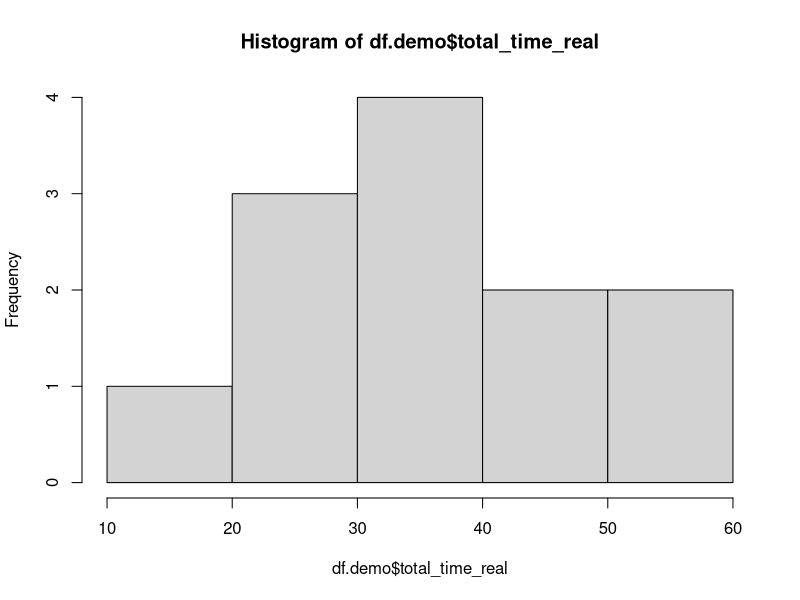
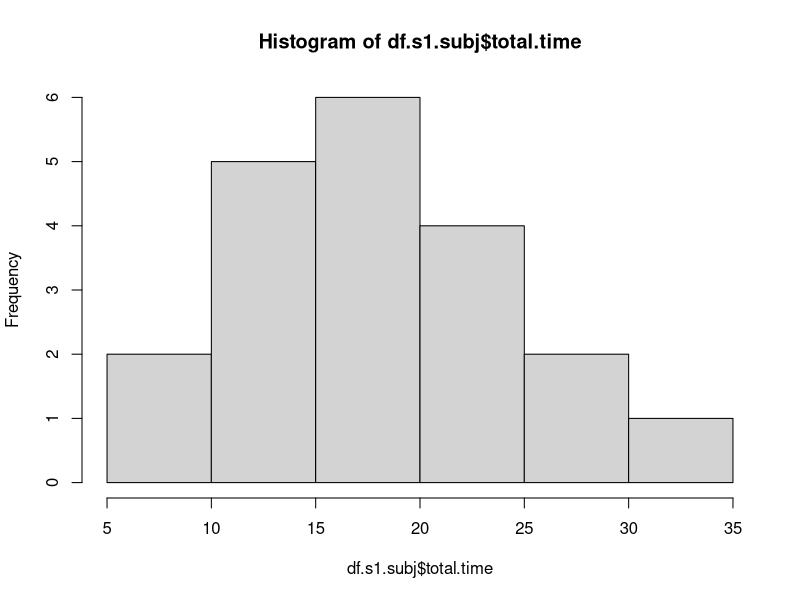

The R script that drew these images, in order: (Note: this script raises an error after producing the figures.)

# Setup -------------------------------------------------------------------
require(dplyr)
require(ggplot2)
require(lme4)
require(lmerTest)
require(combinat)

theme_update(strip.background = element_blank(),
             panel.grid.major = element_blank(),
             panel.grid.minor = element_blank(),
             panel.background = element_blank(),
             plot.background = element_blank(),
             axis.text=element_text(size=30, colour = "black"),
             axis.title=element_text(size=18, face = "bold"),
             axis.title.x = element_text(vjust = 0),
             legend.title = element_text(size = 24, face = "bold"),
             legend.text = element_text(size = 20),
             plot.title = element_text(size = 26, face = "bold", vjust = 1),
             panel.margin = unit(1.0, "lines"), 
             plot.margin = unit(c(0.5,  0.5, 0.5, 0.5), "lines"),
             axis.line = element_line(colour = "black", size = 2),
             axis.ticks = element_line(color = 'black', size = 3),
             axis.ticks.length = unit(.25, 'cm')
)

theme_black = function(base_size = 12, base_family = "") {
  theme_grey(base_size = base_size, base_family = base_family) %+replace%
    theme(
      # Specify axis options
      axis.line = element_blank(),  
      axis.text.x = element_text(size = base_size*0.8, color = "white", lineheight = 0.9),  
      axis.text.y = element_text(size = base_size*0.8, color = "white", lineheight = 0.9),  
      axis.ticks = element_line(color = "white", size  =  0.2),  
      axis.title.x = element_text(size = base_size, color = "white", margin = margin(0, 10, 0, 0)),  
      axis.title.y = element_text(size = base_size, color = "white", angle = 90, margin = margin(0, 10, 0, 0)),  
      axis.ticks.length = unit(0.3, "lines"),   
      # Specify legend options
      legend.background = element_rect(color = NA, fill = "black"),  
      legend.key = element_rect(color = "white",  fill = "black"),  
      legend.key.size = unit(1.2, "lines"),  
      legend.key.height = NULL,  
      legend.key.width = NULL,      
      legend.text = element_text(size = base_size*0.8, color = "white"),  
      legend.title = element_text(size = base_size*0.8, face = "bold", hjust = 0, color = "white"),  
      legend.position = "right",  
      legend.text.align = NULL,  
      legend.title.align = NULL,  
      legend.direction = "vertical",  
      legend.box = NULL, 
      # Specify panel options
      panel.grid.major = element_blank(),
      panel.grid.minor = element_blank(),
      panel.background = element_blank(),
      panel.border = element_rect(fill = NA, color = "white"),  
      # Specify facetting options
      strip.background = element_rect(fill = "grey30", color = "grey10"),  
      strip.text.x = element_text(size = base_size*0.8, color = "white"),  
      strip.text.y = element_text(size = base_size*0.8, color = "white",angle = -90),  
      # Specify plot options
      plot.background = element_rect(color = "black", fill = "black"),  
      plot.title = element_text(size = base_size*1.2, color = "white"),  
      plot.margin = unit(rep(1, 4), "lines")
    )
}
se = function(x) {return(sd(x, na.rm = T) / sqrt(sum(!is.na(x))))}
as.string.vector = function(x) {
  return(strsplit(x,',')[[1]])
}
as.numeric.vector = function(x) {
  return(as.numeric(strsplit(x,',')[[1]]))
}
as.string = function(x) {
  return(paste(x, collapse = ','))
}
dodge <- position_dodge(width=0.9)

# Only works in RStudio -- otherwise you have to set the path manually
setwd(dirname(rstudioapi::getActiveDocumentContext()$path))

# Load data ---------------------------------------------------------------
df.demo.raw = read.csv('demo.csv', stringsAsFactors = F) %>% arrange(subject) %>% mutate(total_time_real = total_time / 60000)
df.s1.raw = read.csv('s1.csv', stringsAsFactors = F) %>% arrange(subject)
df.s2.raw = read.csv('s2.csv', stringsAsFactors = F) %>% arrange(subject)


# Do filtering ---------------------------------------------------------

df.demo = df.demo.raw %>% mutate(subject = factor(subject), subject.num = as.numeric(subject))
df.s1 = df.s1.raw %>% filter(practice == 0) %>% mutate(subject = factor(subject), subject.num = as.numeric(subject))
df.s2 = df.s2.raw %>% mutate(subject = factor(subject), subject.num = as.numeric(subject))


# Clean data --------------------------------------------------------------


ds.reversed = 6:10
mindfulness.reversed = c(3,4,7,8,9,13)
sk.reversed = c(4,5,6,7,8,9,10,11,12)

df.demo$decisionstyle = numeric(nrow(df.demo))
df.demo$mindfulness = numeric(nrow(df.demo))
df.demo$sk = numeric(nrow(df.demo))

for (i in 1:nrow(df.demo)) {
  ds = as.numeric.vector(df.demo$decisionstyle_responses[i])
  ds[ds.reversed] = 100 - ds[ds.reversed]
  df.demo$decisionstyle[i] = mean(ds)
  
  mindfulness = as.numeric.vector(df.demo$mindfulness_responses[i])
  mindfulness[mindfulness.reversed] = 100 - mindfulness[mindfulness.reversed]
  df.demo$mindfulness[i] = mean(mindfulness)
  
  sk = as.numeric.vector(df.demo$selfknowledge_responses[i])
  sk[sk.reversed] = 100 - sk[sk.reversed]
  df.demo$sk[i] = mean(sk)
}

df.demo = df.demo %>%
  mutate(choice.domain.fac = factor(choice_domain > median(choice_domain), c(F,T), c('Low', 'High')),
         decisionstyle.fac = factor(decisionstyle > median(decisionstyle), c(F,T), c('Low', 'High')),
         mindfulness.fac = factor(mindfulness > median(mindfulness), c(F,T), c('Low', 'High')),
         sk.fac = factor(sk > median(sk), c(F,T), c('Low', 'High')))

df.s1$choice.domain = numeric(nrow(df.s1))
df.s1$decisionstyle = numeric(nrow(df.s1))
df.s1$mindfulness = numeric(nrow(df.s1))
df.s1$sk = numeric(nrow(df.s1))

for (i in 1:nrow(df.s1)) {
  demo.row = as.character(df.demo$subject) == as.character(df.s1$subject[i])
  if (any(demo.row)) {
    df.s1$choice.domain[i] = df.demo$choice_domain[demo.row]
    df.s1$decisionstyle[i] = df.demo$decisionstyle[demo.row]
    df.s1$mindfulness[i] = df.demo$mindfulness[demo.row]
    df.s1$sk[i] = df.demo$sk[demo.row]
  } else {
    df.s1$choice.domain[i] = NA
    df.s1$decisionstyle[i] = NA
    df.s1$mindfulness[i] = NA
    df.s1$sk[i] = NA
  }
}

df.s1 = df.s1 %>%
  mutate(choice.domain.fac = factor(choice.domain > median(choice.domain, na.rm = T), c(F,T), c('Low', 'High')),
         decisionstyle.fac = factor(decisionstyle > median(decisionstyle, na.rm = T), c(F,T), c('Low', 'High')),
         mindfulness.fac = factor(mindfulness > median(mindfulness, na.rm = T), c(F,T), c('Low', 'High')),
         sk.fac = factor(sk > median(sk,na.rm = T), c(F,T), c('Low', 'High')))


df.s2$choice.domain = numeric(nrow(df.s2))
df.s2$decisionstyle = numeric(nrow(df.s2))
df.s2$mindfulness = numeric(nrow(df.s2))
df.s2$sk = numeric(nrow(df.s2))

for (i in 1:nrow(df.s2)) {
  demo.row = as.character(df.demo$subject) == as.character(df.s2$subject[i])
  if (any(demo.row)) {
    df.s2$choice.domain[i] = df.demo$choice_domain[demo.row]
    df.s2$decisionstyle[i] = df.demo$decisionstyle[demo.row]
    df.s2$mindfulness[i] = df.demo$mindfulness[demo.row]
    df.s2$sk[i] = df.demo$sk[demo.row]
  } else {
    df.s2$choice.domain[i] = NA
    df.s2$decisionstyle[i] = NA
    df.s2$mindfulness[i] = NA
    df.s2$sk[i] = NA
  }
}

df.s2 = df.s2 %>%
  mutate(choice.domain.fac = factor(choice.domain > median(choice.domain, na.rm = T), c(F,T), c('Low', 'High')),
         decisionstyle.fac = factor(decisionstyle > median(decisionstyle, na.rm = T), c(F,T), c('Low', 'High')),
         mindfulness.fac = factor(mindfulness > median(mindfulness, na.rm = T), c(F,T), c('Low', 'High')),
         sk.fac = factor(sk > median(sk,na.rm = T), c(F,T), c('Low', 'High')))


## Stage 1 choices
atts = c('Number of Bedrooms','Size of Garage','Amount of Crime in Neighborhood','Proximity to Parks','Proximity to Waterfront/Beaches',
         'Proximity to Cafes/Restaurants','Noise Pollution','Reputation of Closest School','Amount of Natural Light','Age of Building','Washer/Dryer','Size of Yard','Fireplace',
         'Central AC','Climate of Area','Hardwood Floors','Freshly Painted Exterior','Size of Home')

att.nums = 1:length(atts)
att.nums.str = as.character(att.nums)

atts.opt1 = paste0(atts,'.opt1')
atts.opt2 = paste0(atts,'.opt2')
atts.opt1.enclosed = paste0('`',atts.opt1,'`')
atts.opt2.enclosed = paste0('`',atts.opt2,'`')
atts.opt.diff = paste0(atts,'.diff')
atts.opt.diff.enclosed = paste0('`',atts.opt.diff,'`')

#df.s1.modeling = df.s1

df.s1[,atts.opt1] = NA
df.s1[,atts.opt2] = NA
#df.s1.modeling[,att.nums.str] = NA

df.avail.atts = data.frame(matrix(0,nrow = nrow(df.s1), ncol = length(atts)+1))
colnames(df.avail.atts) = c('subject.num', atts.opt1)
df.avail.atts$subject.num = df.s1$subject.num

for (i in 1:nrow(df.s1)) {
  cur.atts = as.string.vector(df.s1$attributes[i])
  cur.opt1.vals = as.string.vector(df.s1$opt1_values[i])
  cur.opt2.vals = as.string.vector(df.s1$opt2_values[i])
  
  cur.att.nums = numeric(length(cur.atts))
  for (j in 1:length(cur.atts)) {
    cur.att.nums[j] = which(cur.atts[j] == atts)
    df.s1[i,atts.opt1[cur.att.nums[j]]] = cur.opt1.vals[j]
    df.s1[i,atts.opt2[cur.att.nums[j]]] = cur.opt2.vals[j]
    df.avail.atts[i,atts.opt1[cur.att.nums[j]]] = 1
  }
  
  df.s1$att.nums[i] = as.string(cur.att.nums)
}

# clean up data
scale1 = c('None', 'Small', 'Medium', 'Large')
scale2 = c('Very Low', 'Low', 'Moderate', 'High', 'Very High')
scale3 = c('Very Bad', 'Bad', 'Moderate', 'Good', 'Very Good')
scale4 = c('Old', 'Medium', 'New')
scale5 = c('No', 'Yes')
scale6 = c('No natural light', 'A little natural light', 'Moderate natural light', 'A lot of natural light')
scale7 = c('Low', 'Medium', 'High')

for (i in 1:length(atts)) {
  cur.att.opt1 = paste0(atts[i],'.opt1')
  cur.att.opt2 = paste0(atts[i],'.opt2')
  
  if (atts[i] %in% c('Number of Bedrooms')) {
    df.s1[,cur.att.opt1] = as.numeric(df.s1[,cur.att.opt1])
    df.s1[,cur.att.opt2] = as.numeric(df.s1[,cur.att.opt2])
  } else if (atts[i] %in% c('Size of Home', 'Proximity to Parks', 'Proximity to Waterfront/Beaches', 'Proximity to Cafes/Restaurants')) {
    df.s1[,cur.att.opt1] = as.numeric(sub('\\ .*', '', df.s1[,cur.att.opt1]))
    df.s1[,cur.att.opt2] = as.numeric(sub('\\ .*', '', df.s1[,cur.att.opt2]))
  } else if (atts[i] %in% c('Amount of Crime in Neighborhood')) {
    df.s1[,cur.att.opt1] = as.numeric(factor(df.s1[,cur.att.opt1], scale2))
    df.s1[,cur.att.opt2] = as.numeric(factor(df.s1[,cur.att.opt2], scale2))
  } else if (atts[i] %in% c('Central AC', 'Fireplace', 'Hardwood Floors', 'Freshly Painted Exterior', 'Washer/Dryer')) {
    df.s1[,cur.att.opt1] = as.numeric(factor(df.s1[,cur.att.opt1], scale5))
    df.s1[,cur.att.opt2] = as.numeric(factor(df.s1[,cur.att.opt2], scale5))
  } else if (atts[i] %in% c('Size of Garage', 'Size of Yard')) {
    df.s1[,cur.att.opt1] = as.numeric(factor(df.s1[,cur.att.opt1], scale1))
    df.s1[,cur.att.opt2] = as.numeric(factor(df.s1[,cur.att.opt2], scale1))
  } else if (atts[i] %in% c('Age of Building')) {
    df.s1[,cur.att.opt1] = as.numeric(factor(df.s1[,cur.att.opt1], scale4))
    df.s1[,cur.att.opt2] = as.numeric(factor(df.s1[,cur.att.opt2], scale4))
  } else if (atts[i] %in% c('Amount of Natural Light')) {
    df.s1[,cur.att.opt1] = as.numeric(factor(df.s1[,cur.att.opt1], scale6))
    df.s1[,cur.att.opt2] = as.numeric(factor(df.s1[,cur.att.opt2], scale6))
  } else if (atts[i] %in% c('Reputation of Closest School', 'Climate of Area')) {
    df.s1[,cur.att.opt1] = as.numeric(factor(df.s1[,cur.att.opt1], scale3))
    df.s1[,cur.att.opt2] = as.numeric(factor(df.s1[,cur.att.opt2], scale3))
  } else if (atts[i] %in% c('Noise Pollution')) {
    df.s1[,cur.att.opt1] = as.numeric(factor(df.s1[,cur.att.opt1], scale7))
    df.s1[,cur.att.opt2] = as.numeric(factor(df.s1[,cur.att.opt2], scale7))
  }
}

# compute diffs
for (i in 1:length(atts)) {
  df.s1[,paste0(atts[i], '.diff')] = df.s1[,atts.opt2[i]] - df.s1[,atts.opt1[i]]
}

# normalize attribute values
df.s1.scaled = df.s1
for (i in df.s1$subject.num) {
  subj.rows = df.s1$subject.num == i
  df.s1.scaled[subj.rows, c(atts.opt1, atts.opt2, atts.opt.diff)] = scale(df.s1[subj.rows, c(atts.opt1, atts.opt2, atts.opt.diff)])
}

df.s1.scaled.nonan = df.s1.scaled
for (i in 1:ncol(df.s1.scaled)) {
  df.s1.scaled.nonan[is.na(df.s1.scaled.nonan[,i]),i] = 0
}

# Check out data ----------------------------------------------------------

hist(df.demo$total_time_real)

df.s1.subj = df.s1 %>% group_by(subject) %>%
  summarize(total.time = sum(rt) / 60000)
hist(df.s1.subj$total.time)
num.subj = nrow(df.s1.subj)

# run analysis!
formula = paste0('choice ~ ',
                 paste(atts.opt.diff.enclosed, collapse = " + "))
for (i in df.s1.scaled.nonan$subject.num) {
  cur.df.s1 = df.s1.scaled.nonan %>% filter(subject.num == i)
  m = glm(as.formula(formula), cur.df.s1, family = 'binomial')
  m.coefs = m$coefficients[-1]
  for (att in 1:length(m.coefs)) {
    df.s2$fitted.weight.lm[df.s2$subject.num == i & df.s2$attribute == atts[att]] = m.coefs[att]
  }
}

# get data for modeling ---------------------------------------------------

write.table(df.s1.scaled %>% select(subject.num, all_of(atts.opt1)), 'modeling_opts1.csv', row.names = F, col.names = F, sep = ",")
write.table(df.s1.scaled %>% select(subject.num, all_of(atts.opt2)), 'modeling_opts2.csv', row.names = F, col.names = F, sep = ",")
write.table(df.s1 %>% select(subject.num, choice) %>% mutate(choice = choice + 1), 'modeling_choice.csv', row.names = F, col.names = F, sep = ",")
write.table(df.avail.atts, 'modeling_avail_atts.csv', row.names = F, col.names = F, sep = ",")

# import modeling results -------------------------------------------------

df.fitted = read.csv('fitted_empirical_weights_priors.csv', header = F)
colnames(df.fitted) = atts

for (i in 1:nrow(df.s2)) {
  df.s2$fitted.weight[i] = df.fitted[df.s2$subject.num[i],df.s2$attribute[i]]
}

df.s2$fitted.weight.abs = abs(df.s2$fitted.weight)

df.s2.subj = df.s2 %>%
  group_by(subject) %>%
  summarize(accuracy = cor(fitted.weight.abs, rating))
for (i in 1:nrow(df.demo)) {
  df.demo$accuracy[i] = df.s2.subj$accuracy[as.character(df.s2.subj$subject) == as.character(df.demo$subject[i])]
}

df.s2.subj.split = df.s2 %>% mutate(trial_half = factor(trial %in% combs[,i], c(F,T), c('First Half', 'Second Half'))) %>%
  group_by(subject, trial_half) %>%
  summarize(accuracy = cor(fitted.weight.abs, rating))

combs = combn(1:18,9)
df.s2.grouped = df.s2 %>% group_by(subject)
shr = numeric(ncol(combs))
for (i in 1:ncol(combs)) {
  acc1 = (df.s2.grouped %>% filter(trial %in% combs[,i]) %>% summarize(accuracy = cor(fitted.weight.abs, rating)))$accuracy
  acc2 = (df.s2.grouped %>% filter(!(trial %in% combs[,i])) %>% summarize(accuracy = cor(fitted.weight.abs, rating)))$accuracy
  shr[i] = cor(acc1, acc2)
}

# get normalized per-subject
subjects = unique(df.s2$subject.num)
for (i in subjects) {
  cur.rows = df.s2$subject.num == i
  cur.ratings = df.s2[cur.rows,]$rating
  cur.weights = df.s2[cur.rows,]$fitted.weight.abs
  df.s2$rating.scaled[cur.rows] = scale(cur.ratings)
  df.s2$fitted.weight.abs.scaled[cur.rows] = scale(cur.weights)
}


# test modeling results ---------------------------------------------------



ggplot(df.s2, aes(x = fitted.weight, y = fitted.weight.lm)) +
  geom_point()
ggplot(df.s2, aes(x = fitted.weight.abs, y = rating)) +
  geom_point() +
  geom_smooth(method='lm')
ggplot(df.s2, aes(x = fitted.weight.abs.scaled, y = rating.scaled)) +
  geom_point() +
  geom_smooth(method='lm')

m1 = lmer(fitted.weight.abs ~ rating + (rating | subject), data = df.s2)
summary(rePCA(m1))
m2 = lmer(fitted.weight.abs ~ rating + (1 | subject), data = df.s2)
summary(rePCA(m2))
summary(m2)
m3 = lmer(fitted.weight.abs.scaled ~ rating.scaled + (1 | subject), data = df.s2)
summary(rePCA(m3))
summary(m3)

ggplot(df.s2.subj, aes(x = accuracy)) +
  geom_histogram()
ggplot(df.s2.subj, aes(x = trial_half, y = accuracy, color = subject, group = subject)) +
  geom_point() +
  geom_line() +
  guides(color = F, group = F)
m.retest = lmer()

# moderators --------------------------------------------------------------

ggplot(df.s2, aes(x = fitted.weight.abs, y = rating)) +
  geom_point() +
  geom_smooth(method='lm') +
  facet_wrap(~choice.domain.fac)
m.choicedomain = lmer(fitted.weight.abs ~ rating * choice.domain + (1 | subject), data = df.s2)
summary(m.choicedomain)

ggplot(df.demo, aes(x = choice_domain, y = accuracy)) +
  geom_point() +
  geom_smooth(method='lm')
m.choicedomain2 = lm(accuracy ~ choice_domain, data = df.demo)
summary(m.choicedomain2)


ggplot(df.demo, aes(x = decisionstyle, y = accuracy)) +
  geom_point() +
  geom_smooth(method='lm')
m.ds = lm(accuracy ~ decisionstyle, data = df.demo)
summary(m.ds)


ggplot(df.demo, aes(x = mindfulness, y = accuracy)) +
  geom_point() +
  geom_smooth(method='lm')
m.mindfulness = lm(accuracy ~ mindfulness, data = df.demo)
summary(m.mindfulness)



ggplot(df.demo, aes(x = sk, y = accuracy)) +
  geom_point() +
  geom_smooth(method='lm')
m.mods = lm(accuracy ~ decisionstyle + mindfulness + sk, data = df.demo)
summary(m.mods)

ggplot(df.demo, aes(x = decisionstyle, y = mindfulness)) +
  geom_point() +
  geom_smooth(method='lm')
ggplot(df.demo, aes(x = sk, y = mindfulness)) +
  geom_point() +
  geom_smooth(method='lm')
ggplot(df.demo, aes(x = decisionstyle, y = sk)) +
  geom_point() +
  geom_smooth(method='lm')


# save data ---------------------------------------------------------------

save.image('analysis.rdata')
